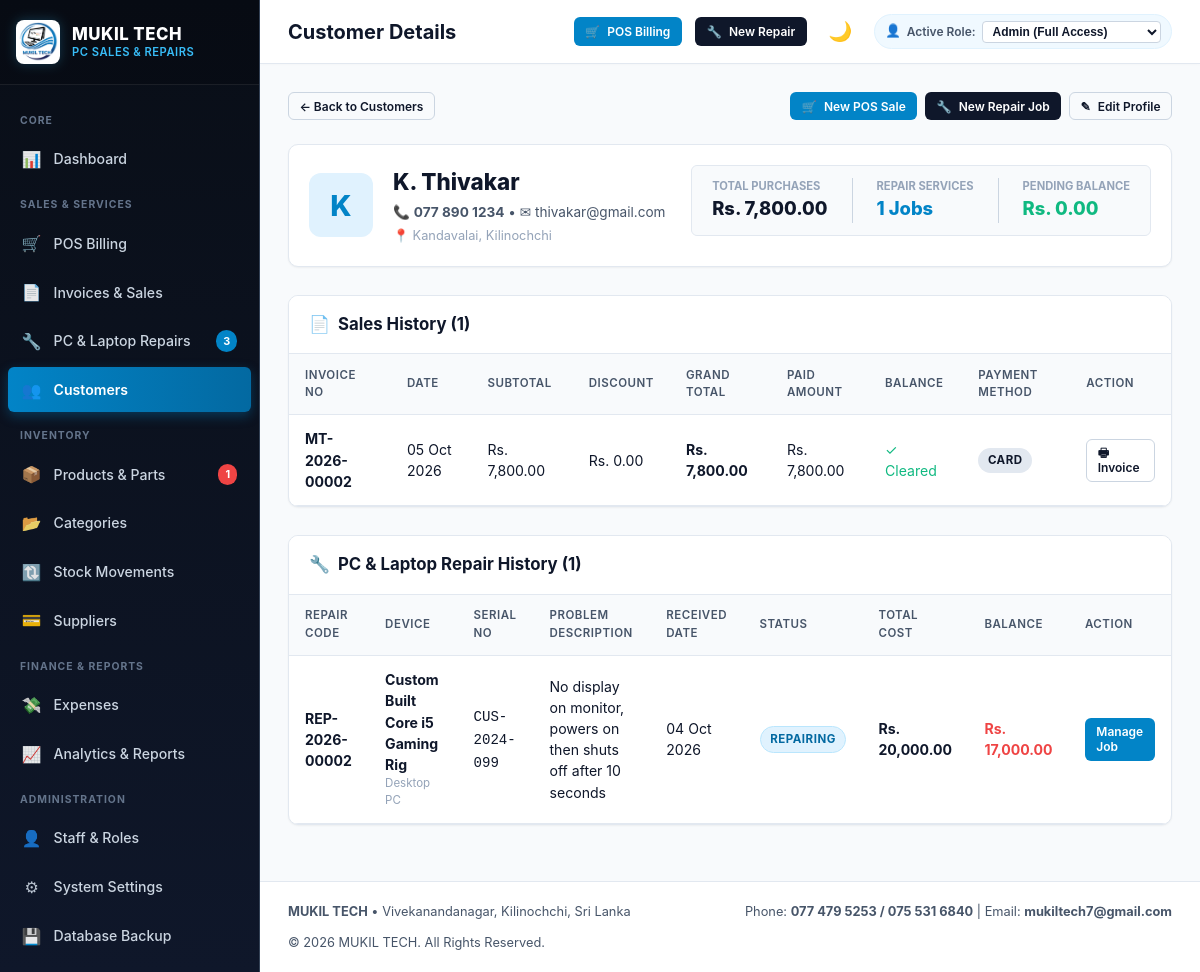
Page /customers/view.php?id=2 (signed in) on the committed database.
### tables this page shows
CREATE TABLE `customers` (
  `customer_id` INT AUTO_INCREMENT PRIMARY KEY,
  `customer_name` VARCHAR(100) NOT NULL,
  `phone` VARCHAR(30) NOT NULL,
  `email` VARCHAR(100),
  `address` TEXT,
  `created_at` TIMESTAMP DEFAULT CURRENT_TIMESTAMP
);

CREATE TABLE `settings` (
  `setting_id` INT AUTO_INCREMENT PRIMARY KEY,
  `setting_key` VARCHAR(60) NOT NULL UNIQUE,
  `setting_value` TEXT,
  `created_at` TIMESTAMP DEFAULT CURRENT_TIMESTAMP,
  `updated_at` TIMESTAMP DEFAULT CURRENT_TIMESTAMP ON UPDATE CURRENT_TIMESTAMP
);

CREATE TABLE `sales` (
  `sale_id` INT AUTO_INCREMENT PRIMARY KEY,
  `invoice_no` VARCHAR(50) NOT NULL UNIQUE,
  `customer_id` INT,
  `user_id` INT,
  `subtotal` DECIMAL(10,2) NOT NULL DEFAULT 0.00,
  `discount` DECIMAL(10,2) NOT NULL DEFAULT 0.00,
  `grand_total` DECIMAL(10,2) NOT NULL DEFAULT 0.00,
  `paid_amount` DECIMAL(10,2) NOT NULL DEFAULT 0.00,
  `balance` DECIMAL(10,2) NOT NULL DEFAULT 0.00,
  `payment_method` ENUM('Cash', 'Bank Transfer', 'Card', 'Other') NOT NULL DEFAULT 'Cash',
  `sale_date` DATE NOT NULL,
  `status` ENUM('Completed', 'Pending', 'Cancelled') NOT NULL DEFAULT 'Completed',
  `notes` TEXT,
  `created_at` TIMESTAMP DEFAULT CURRENT_TIMESTAMP,
  INDEX `idx_sale_inv` (`invoice_no`),
  INDEX `idx_sale_cust` (`customer_id`),
  FOREIGN KEY (`customer_id`) REFERENCES `customers`(`customer_id`) ON DELETE SET NULL,
  FOREIGN KEY (`user_id`) REFERENCES `users`(`user_id`) ON DELETE SET NULL
);

CREATE TABLE `repairs` (
  `repair_id` INT AUTO_INCREMENT PRIMARY KEY,
  `repair_code` VARCHAR(50) NOT NULL UNIQUE,
  `customer_id` INT NOT NULL,
  `user_id` INT,
  `device_type` VARCHAR(50) NOT NULL,  
  `brand` VARCHAR(50) NOT NULL,
  `model` VARCHAR(60),
  `serial_number` VARCHAR(100),
  `problem_description` TEXT NOT NULL,
  `diagnosis` TEXT,
  `repair_notes` TEXT,
  `technician` VARCHAR(100),
  `received_date` DATE NOT NULL,
  `expected_date` DATE,
  `completed_date` DATE,
  `labour_cost` DECIMAL(10,2) NOT NULL DEFAULT 0.00,
  `parts_cost` DECIMAL(10,2) NOT NULL DEFAULT 0.00,
  `other_charges` DECIMAL(10,2) NOT NULL DEFAULT 0.00,
  `discount` DECIMAL(10,2) NOT NULL DEFAULT 0.00,
  `estimated_cost` DECIMAL(10,2) NOT NULL DEFAULT 0.00,
  `final_cost` DECIMAL(10,2) NOT NULL DEFAULT 0.00,
  `advance_payment` DECIMAL(10,2) NOT NULL DEFAULT 0.00,
  `balance` DECIMAL(10,2) NOT NULL DEFAULT 0.00,
  `status` ENUM('Received', 'Diagnosing', 'Waiting for Parts', 'Repairing', 'Ready', 'Delivered', 'Cancelled') NOT NULL DEFAULT 'Received',
  `created_at` TIMESTAMP DEFAULT CURRENT_TIMESTAMP,
  `updated_at` TIMESTAMP DEFAULT CURRENT_TIMESTAMP ON UPDATE CURRENT_TIMESTAMP,
  INDEX `idx_rep_code` (`repair_code`),
  INDEX `idx_rep_cust` (`customer_id`),
  FOREIGN KEY (`customer_id`) REFERENCES `customers`(`customer_id`) ON DELETE CASCADE,
  FOREIGN KEY (`user_id`) REFERENCES `users`(`user_id`) ON DELETE SET NULL
);

### includes/functions.php (called while the page is built, shortened)
<?php
function baseUrl($path = '') {
    $documentRoot = isset($_SERVER['DOCUMENT_ROOT']) ? realpath($_SERVER['DOCUMENT_ROOT']) : false;
    $applicationRoot = realpath(__DIR__ . '/..');
    $base = '';
    if ($documentRoot && $applicationRoot) {
        $doc = str_replace('\\', '/', rtrim($documentRoot, DIRECTORY_SEPARATOR));
        $app = str_replace('\\', '/', rtrim($applicationRoot, DIRECTORY_SEPARATOR));
        if ($app === $doc) {
            $base = '';
        } elseif (stripos($app, $doc . '/') === 0) {
            $base = substr($app, strlen($doc));
        }
    }
    if ($base === '') {
        $scriptName = str_replace('\\', '/', $_SERVER['SCRIPT_NAME'] ?? '');
        $scriptDir = rtrim(str_replace('\\', '/', dirname($scriptName)), '/');
        foreach (['/admin','/customers','/categories','/suppliers','/products','/sales',
                  '/repairs','/expenses','/payments','/reports','/users','/settings'] as $dir) {
            if ($scriptDir === $dir || substr($scriptDir, -strlen($dir)) === $dir) {
                $scriptDir = substr($scriptDir, 0, -strlen($dir));
                break;
            }
        }
        $base = $scriptDir;
    }
    $base = '/' . trim($base, '/');
    if ($base === '/') {
        $base = '';
    }
    $cleanPath = ltrim((string)$path, '/');
    return $base . ($cleanPath !== '' ? '/' . $cleanPath : '');
}
function sanitize($data) {
    return htmlspecialchars(trim((string)$data), ENT_QUOTES, 'UTF-8');
}
function e($data) {
    return sanitize($data);
}
function formatCurrency($amount) {
    $curr = getSetting('currency', 'Rs.');
    return $curr . ' ' . number_format((float)$amount, 2);
}
function formatDate($date, $includeTime = false) {
    $ts = strtotime($date);
    return $includeTime ? date('d M Y, h:i A', $ts) : date('d M Y', $ts);
}
function getSetting($key, $default = '') {
    static $cache = [];
    if (isset($cache[$key])) {
        return $cache[$key];
    }
    try {
        $db = getDB();
        $stmt = $db->prepare("SELECT setting_value FROM settings WHERE setting_key = ? LIMIT 1");
        $stmt->execute([$key]);
        $val = $stmt->fetchColumn();
        if ($val !== false) {
            $cache[$key] = $val;
            return $val;
        }
    } catch (Exception $e) {
    }
    return $default;
}

### customers/view.php (the view, shortened to what this page needs)
<?php
require_once __DIR__ . '/../includes/header.php';
$db = getDB();
$id = (int)($_GET['id'] ?? 0);
$stmt = $db->prepare("SELECT * FROM customers WHERE customer_id = ?");
$stmt->execute([$id]);
$customer = $stmt->fetch();
$stmt = $db->prepare("SELECT s.*, u.full_name as cashier_name
                      FROM sales s
                      LEFT JOIN users u ON s.user_id = u.user_id
                      WHERE s.customer_id = ?
                      ORDER BY s.sale_id DESC");
$stmt->execute([$id]);
$salesHistory = $stmt->fetchAll();
$totalSpent = 0;
$totalBalance = 0;
foreach ($salesHistory as $s) {
    $totalSpent += $s['grand_total'];
    $totalBalance += $s['balance'];
}
$stmt = $db->prepare("SELECT * FROM repairs WHERE customer_id = ? ORDER BY repair_id DESC");
$stmt->execute([$id]);
$repairsHistory = $stmt->fetchAll();
?>
<div style="display:flex;justify-content:space-between;align-items:center;margin-bottom:1.5rem;flex-wrap:wrap;gap:1rem;">
    <div>
        <a href="<?= baseUrl('customers/index.php') ?>" class="btn btn-outline btn-sm">&larr; Back to Customers</a>
    </div>
    <div style="display:flex;gap:0.5rem;">
        <a href="<?= baseUrl('sales/pos.php?customer_id=' . $customer['customer_id']) ?>" class="btn btn-primary btn-sm">
            <span>&#128722;</span> New POS Sale
        </a>
        <a href="<?= baseUrl('repairs/create.php?customer_id=' . $customer['customer_id']) ?>" class="btn btn-navy btn-sm">
            <span>&#128295;</span> New Repair Job
        </a>
        <a href="<?= baseUrl('customers/edit.php?id=' . $customer['customer_id']) ?>" class="btn btn-outline btn-sm">
            <span>&#9998;</span> Edit Profile
        </a>
    </div>
</div>
<div class="card">
    <div class="card-body" style="display:flex;justify-content:space-between;align-items:flex-start;flex-wrap:wrap;gap:1.5rem;">
        <div style="display:flex;gap:1.25rem;align-items:center;">
            <div style="width:64px;height:64px;border-radius:12px;background:var(--blue-light);color:var(--blue-primary);display:flex;align-items:center;justify-content:center;font-size:1.8rem;font-weight:800;">
                <?= strtoupper(substr($customer['customer_name'], 0, 1)) ?>
            </div>
            <div>
                <h2 style="font-size:1.4rem;color:var(--navy-main);font-weight:800;"><?= e($customer['customer_name']) ?></h2>
                <div style="font-size:0.85rem;color:var(--text-secondary);margin-top:0.2rem;">
                    <span>&#128222; <strong><?= e($customer['phone']) ?></strong></span> &bull;
                    <span>&#9993; <?= e($customer['email'] ?: 'No email') ?></span>
                </div>
                <div style="font-size:0.8rem;color:var(--text-muted);margin-top:0.25rem;">
                    <span>&#128205; <?= e($customer['address'] ?: 'No address provided') ?></span>
                </div>
            </div>
        </div>
        <div style="display:flex;gap:1.5rem;background:#f8fafc;padding:0.75rem 1.25rem;border-radius:var(--radius-sm);border:1px solid var(--border-light);">
            <div>
                <div style="font-size:0.7rem;text-transform:uppercase;color:var(--text-muted);font-weight:700;">Total Purchases</div>
                <div style="font-size:1.15rem;font-weight:800;color:var(--navy-main);"><?= formatCurrency($totalSpent) ?></div>
            </div>
            <div style="border-left:1px solid var(--border-medium);padding-left:1.5rem;">
                <div style="font-size:0.7rem;text-transform:uppercase;color:var(--text-muted);font-weight:700;">Repair Services</div>
                <div style="font-size:1.15rem;font-weight:800;color:var(--blue-primary);"><?= count($repairsHistory) ?> Jobs</div>
            </div>
            <div style="border-left:1px solid var(--border-medium);padding-left:1.5rem;">
                <div style="font-size:0.7rem;text-transform:uppercase;color:var(--text-muted);font-weight:700;">Pending Balance</div>
                <div style="font-size:1.15rem;font-weight:800;color:<?= $totalBalance > 0 ? 'var(--danger)' : 'var(--success)' ?>;">
                    <?= formatCurrency($totalBalance) ?>
                </div>
            </div>
        </div>
    </div>
</div>
<div class="card">
    <div class="card-header">
        <div class="card-title">
            <span>&#128196;</span> Sales History (<?= count($salesHistory) ?>)
        </div>
    </div>
    <div class="table-responsive">
        <table class="table">
            <thead>
                <tr>
                    <th>Invoice No</th>
                    <th>Date</th>
                    <th>Subtotal</th>
                    <th>Discount</th>
                    <th>Grand Total</th>
                    <th>Paid Amount</th>
                    <th>Balance</th>
                    <th>Payment Method</th>
                    <th>Action</th>
                </tr>
            </thead>
            <tbody>
                <?php if (empty($salesHistory)): ?>
                    <tr><td colspan="9" style="text-align:center;padding:2rem;color:var(--text-muted);">No sales records found for this customer.</td></tr>
                <?php else: ?>
                    <?php foreach ($salesHistory as $sale): ?>
                        <tr>
                            <td><strong><?= e($sale['invoice_no']) ?></strong></td>
                            <td><?= formatDate($sale['sale_date']) ?></td>
                            <td><?= formatCurrency($sale['subtotal']) ?></td>
                            <td><?= formatCurrency($sale['discount']) ?></td>
                            <td><strong><?= formatCurrency($sale['grand_total']) ?></strong></td>
                            <td><?= formatCurrency($sale['paid_amount']) ?></td>
                            <td>
                                <?php if ($sale['balance'] > 0): ?>
                                    <span style="color:var(--danger);font-weight:700;"><?= formatCurrency($sale['balance']) ?></span>
                                <?php else: ?>
                                    <span style="color:var(--success);">&#10003; Cleared</span>
                                <?php endif; ?>
                            </td>
                            <td><span class="badge badge-navy"><?= e($sale['payment_method']) ?></span></td>
                            <td>
                                <a href="<?= baseUrl('sales/invoice.php?no=' . urlencode($sale['invoice_no'])) ?>" class="btn btn-outline btn-sm">
                                    &#128438; Invoice
                                </a>
                            </td>
                        </tr>
                    <?php endforeach; ?>
                <?php endif; ?>
            </tbody>
        </table>
    </div>
</div>
<div class="card">
    <div class="card-header">
        <div class="card-title">
            <span>&#128295;</span> PC & Laptop Repair History (<?= count($repairsHistory) ?>)
        </div>
    </div>
    <div class="table-responsive">
        <table class="table">
            <thead>
                <tr>
                    <th>Repair Code</th>
                    <th>Device</th>
                    <th>Serial No</th>
                    <th>Problem Description</th>
                    <th>Received Date</th>
                    <th>Status</th>
                    <th>Total Cost</th>
                    <th>Balance</th>
                    <th>Action</th>
                </tr>
            </thead>
            <tbody>
                <?php if (empty($repairsHistory)): ?>
                    <tr><td colspan="9" style="text-align:center;padding:2rem;color:var(--text-muted);">No repair jobs logged for this customer.</td></tr>
                <?php else: ?>
                    <?php foreach ($repairsHistory as $rep): ?>
                        <tr>
                            <td><strong><?= e($rep['repair_code']) ?></strong></td>
                            <td>
                                <strong><?= e($rep['brand']) ?> <?= e($rep['model']) ?></strong>
                                <div style="font-size:0.72rem;color:var(--text-muted);"><?= e($rep['device_type']) ?></div>
                            </td>
                            <td><code><?= e($rep['serial_number'] ?: 'N/A') ?></code></td>
                            <td style="max-width:200px;"><?= e($rep['problem_description']) ?></td>
                            <td><?= formatDate($rep['received_date']) ?></td>
                            <td>
                                <span class="badge badge-status-<?= str_replace(' ', '', $rep['status']) ?>">
                                    <?= e($rep['status']) ?>
                                </span>
                            </td>
                            <td><strong><?= formatCurrency($rep['final_cost']) ?></strong></td>
                            <td>
                                <?php if ($rep['balance'] > 0): ?>
                                    <span style="color:var(--danger);font-weight:700;"><?= formatCurrency($rep['balance']) ?></span>
                                <?php else: ?>
                                    <span style="color:var(--success);">&#10003; Paid</span>
                                <?php endif; ?>
                            </td>
                            <td>
                                <a href="<?= baseUrl('repairs/view.php?id=' . $rep['repair_id']) ?>" class="btn btn-primary btn-sm">
                                    Manage Job
                                </a>
                            </td>
                        </tr>
                    <?php endforeach; ?>
                <?php endif; ?>
            </tbody>
        </table>
    </div>
</div>
<?php require_once __DIR__ . '/../includes/footer.php'; ?>

### includes/footer.php (shortened to what this page needs)
<?php
$businessName = getSetting('business_name', 'MUKIL TECH');
$address = getSetting('address', 'Vivekanandanagar, Kilinochchi, Sri Lanka');
$phone = getSetting('phone', '077 479 5253 / 075 531 6840');
$email = getSetting('email', 'mukiltech7@gmail.com');
?>
    </main>
        <footer class="no-print" style="margin-top:auto;padding:1.25rem 1.75rem;border-top:1px solid var(--border-light);background:var(--bg-card);display:flex;justify-content:space-between;align-items:center;font-size:0.8rem;color:var(--text-secondary);flex-wrap:wrap;gap:0.75rem;">
            <div>
                <strong><?= e($businessName) ?></strong> &bull; <?= e($address) ?>
            </div>
            <div>
                Phone: <strong><?= e($phone) ?></strong> | Email: <strong><?= e($email) ?></strong>
            </div>
            <div>
                &copy; <?= date('Y') ?> MUKIL TECH. All Rights Reserved.
            </div>
        </footer>
    </div>
</div>
</body>
</html>

### rows in the picture
customers: customer_name "K", customer_name "K. Thivakar", phone "077 890 1234", email "thivakar@gmail.com", address "Kandavalai, Kilinochchi"
settings: setting_value "Rs. 7,800.00"
sales: invoice_no "MT-2026-00002", sale_date "05 Oct 2026", subtotal "Rs. 7,800.00", discount "Rs. 0.00", grand_total "Rs. 7,800.00", paid_amount "Rs. 7,800.00", balance "✓ Cleared", payment_method "CARD"
repairs: repair_code "REP-2026-00002", brand "Custom Built", model "Core i5 Gaming Rig", device_type "Desktop PC", serial_number "CUS-2024-099", problem_description "No display on monitor, powers on then shuts off after 10 seconds", received_date "04 Oct 2026", status "REPAIRING", final_cost "Rs. 20,000.00", balance "Rs. 17,000.00"
settings: setting_value "Vivekanandanagar, Kilinochchi, Sri Lanka"
settings: setting_value "077 479 5253 / 075 531 6840"
settings: setting_value "mukiltech7@gmail.com"

### other values in the picture
$pendingRepairsCount "3"
$lowStockCount "1"
$pageTitle "Customer Details"
count($repairsHistory) "1"
formatCurrency($totalBalance) "Rs. 0.00"
count($salesHistory) "1"
$businessName "MUKIL TECH"
